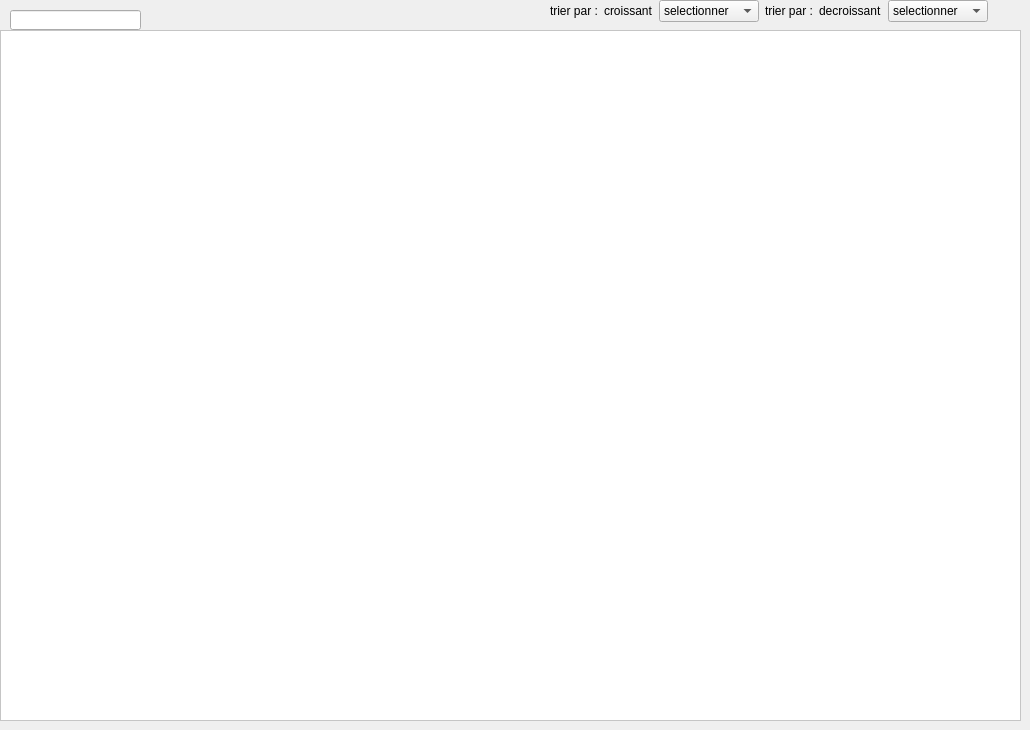
     <widget class="QWidget" name="AFFICHER_EMPLOYE">
      <attribute name="title">
       <string>afficher</string>
      </attribute>
      <widget class="QTableView" name="tab_employe">
       <property name="geometry">
        <rect>
         <x>0</x>
         <y>30</y>
         <width>1021</width>
         <height>691</height>
        </rect>
       </property>
       <property name="styleSheet">
        <string notr="true">background-color: rgb(255, 255, 255);</string>
       </property>
      </widget>
      <widget class="QLineEdit" name="recherche_employe">
       <property name="geometry">
        <rect>
         <x>10</x>
         <y>10</y>
         <width>131</width>
         <height>20</height>
        </rect>
       </property>
       <property name="styleSheet">
        <string notr="true">background:none;</string>
       </property>
      </widget>
      <widget class="QWidget" name="layoutWidget">
       <property name="geometry">
        <rect>
         <x>550</x>
         <y>0</y>
         <width>438</width>
         <height>22</height>
        </rect>
       </property>
       <layout class="QHBoxLayout" name="horizontalLayout_4">
        <item>
         <widget class="QLabel" name="label_11">
          <property name="styleSheet">
           <string notr="true">background:none;</string>
          </property>
          <property name="text">
           <string>trier par :</string>
          </property>
         </widget>
        </item>
        <item>
         <widget class="QLabel" name="label_12">
          <property name="styleSheet">
           <string notr="true">background:none;</string>
          </property>
          <property name="text">
           <string>croissant</string>
          </property>
         </widget>
        </item>
        <item>
         <widget class="QComboBox" name="comboBox">
          <item>
           <property name="text">
            <string>selectionner</string>
           </property>
          </item>
          <item>
           <property name="text">
            <string>id</string>
           </property>
          </item>
          <item>
           <property name="text">
            <string>assiduite</string>
           </property>
          </item>
          <item>
           <property name="text">
            <string>avantage</string>
           </property>
          </item>
          <item>
           <property name="text">
            <string>solde_de_conge</string>
           </property>
          </item>
          <item>
           <property name="text">
            <string>absence</string>
           </property>
          </item>
          <item>
           <property name="text">
            <string>salaire</string>
           </property>
          </item>
          <item>
           <property name="text">
            <string>rang</string>
           </property>
          </item>
          <item>
           <property name="text">
            <string>nom</string>
           </property>
          </item>
          <item>
           <property name="text">
            <string>prenom</string>
           </property>
          </item>
         </widget>
        </item>
        <item>
         <widget class="QLabel" name="label_18">
          <property name="styleSheet">
           <string notr="true">background:none;</string>
          </property>
          <property name="text">
           <string>trier par :</string>
          </property>
         </widget>
        </item>
        <item>
         <widget class="QLabel" name="label_13">
          <property name="styleSheet">
           <string notr="true">background:none;</string>
          </property>
          <property name="text">
           <string>decroissant</string>
          </property>
         </widget>
        </item>
        <item>
         <widget class="QComboBox" name="comboBox_2">
          <item>
           <property name="text">
            <string>selectionner</string>
           </property>
          </item>
          <item>
           <property name="text">
            <string>id</string>
           </property>
          </item>
          <item>
           <property name="text">
            <string>assiduite</string>
           </property>
          </item>
          <item>
           <property name="text">
            <string>avantage</string>
           </property>
          </item>
          <item>
           <property name="text">
            <string>solde_de_conge</string>
           </property>
          </item>
          <item>
           <property name="text">
            <string>absence</string>
           </property>
          </item>
          <item>
           <property name="text">
            <string>salaire</string>
           </property>
          </item>
          <item>
           <property name="text">
            <string>rang</string>
           </property>
          </item>
          <item>
           <property name="text">
            <string>nom</string>
           </property>
          </item>
          <item>
           <property name="text">
            <string>prenom</string>
           </property>
          </item>
         </widget>
        </item>
       </layout>
      </widget>
     </widget>
